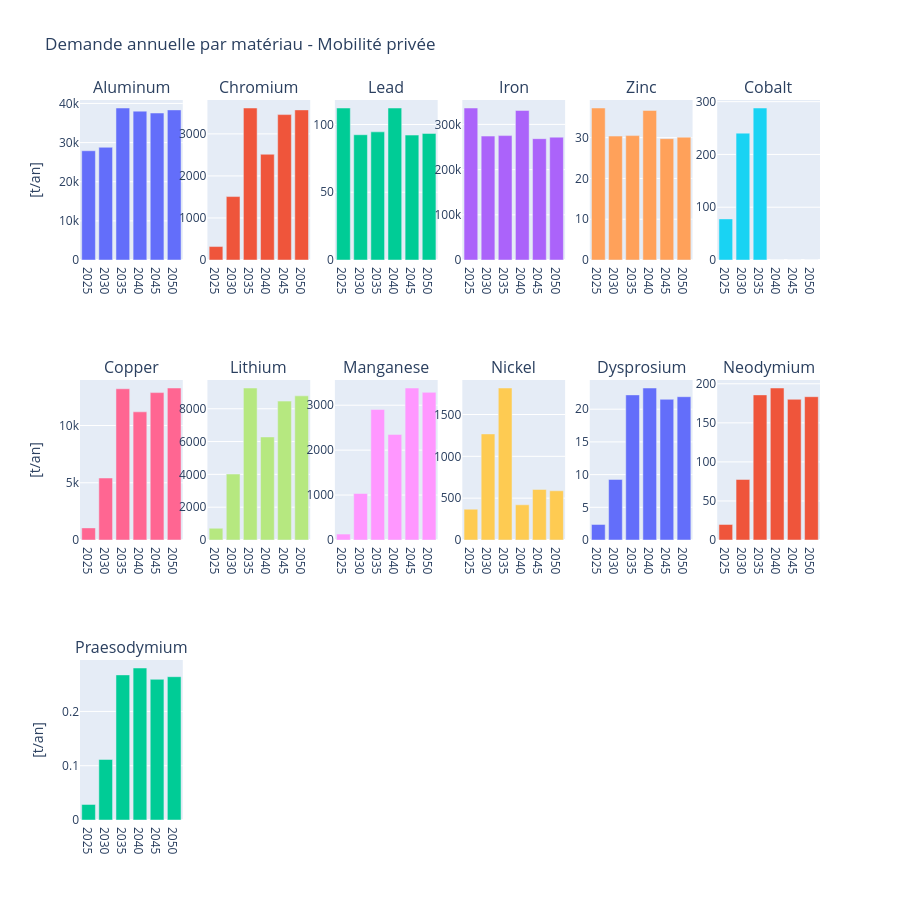

Source (notebook cell):
### Code cell
materials_positive = df_all_mob.columns.tolist()
n = len(materials_positive)
ncols = 6
nrows = -(-n // ncols)

fig = make_subplots(rows=nrows, cols=ncols, subplot_titles=materials_positive)

for i, material in enumerate(materials_positive):
    row = i // ncols + 1
    col = i % ncols + 1
    fig.add_trace(
        go.Bar(x=years, y=(df_all_mob[material]).values, name=material, showlegend=False),
        row=row, col=col
    )

fig.update_yaxes(title_text='[t/an]', col=1)
fig.update_layout(height=300 * nrows, title='Demande annuelle par matériau - Mobilité privée')
fig.show()

save_dir = os.path.expanduser('~/Library/Mobile Documents/com~apple~CloudDocs/EPFL/PdM/Plots/Priv_mob')
os.makedirs(save_dir, exist_ok=True)

#filepath = os.path.join(save_dir, 'tot_mat_priv_mob.png')
#fig.write_image(filepath, width=250*ncols, height=300*nrows)

### Figure 1 — Plotly figure (JSON) as saved in the notebook; plotly's stock layout.template omitted (floating-point values rounded to 4 significant figures)
{"data": [{"name": "Aluminum", "showlegend": false, "type": "bar", "x": ["2025", "2030", "2035", "2040", "2045", "2050"], "xaxis": "x", "y": [27910.0, 28800.0, 38830.0, 38030.0, 37560.0, 38350.0], "yaxis": "y"}, {"name": "Chromium", "showlegend": false, "type": "bar", "x": ["2025", "2030", "2035", "2040", "2045", "2050"], "xaxis": "x2", "y": [319.8, 1509.0, 3615.0, 2515.0, 3458.0, 3570.0], "yaxis": "y2"}, {"name": "Lead", "showlegend": false, "type": "bar", "x": ["2025", "2030", "2035", "2040", "2045", "2050"], "xaxis": "x3", "y": [112.2, 92.44, 94.57, 112.1, 92.17, 93.39], "yaxis": "y3"}, {"name": "Iron", "showlegend": false, "type": "bar", "x": ["2025", "2030", "2035", "2040", "2045", "2050"], "xaxis": "x4", "y": [336300.0, 274200.0, 275200.0, 330900.0, 268400.0, 271800.0], "yaxis": "y4"}, {"name": "Zinc", "showlegend": false, "type": "bar", "x": ["2025", "2030", "2035", "2040", "2045", "2050"], "xaxis": "x5", "y": [37.27, 30.39, 30.51, 36.67, 29.75, 30.13], "yaxis": "y5"}, {"name": "Cobalt", "showlegend": false, "type": "bar", "x": ["2025", "2030", "2035", "2040", "2045", "2050"], "xaxis": "x6", "y": [77.88, 240.4, 288.0, 0.0, 0.0, 0.0], "yaxis": "y6"}, {"name": "Copper", "showlegend": false, "type": "bar", "x": ["2025", "2030", "2035", "2040", "2045", "2050"], "xaxis": "x7", "y": [1057.0, 5414.0, 13210.0, 11190.0, 12870.0, 13280.0], "yaxis": "y7"}, {"name": "Lithium", "showlegend": false, "type": "bar", "x": ["2025", "2030", "2035", "2040", "2045", "2050"], "xaxis": "x8", "y": [716.6, 4020.0, 9264.0, 6282.0, 8465.0, 8785.0], "yaxis": "y8"}, {"name": "Manganese", "showlegend": false, "type": "bar", "x": ["2025", "2030", "2035", "2040", "2045", "2050"], "xaxis": "x9", "y": [131.2, 1035.0, 2904.0, 2350.0, 3383.0, 3286.0], "yaxis": "y9"}, {"name": "Nickel", "showlegend": false, "type": "bar", "x": ["2025", "2030", "2035", "2040", "2045", "2050"], "xaxis": "x10", "y": [368.3, 1268.0, 1817.0, 420.6, 604.5, 588.2], "yaxis": "y10"}, {"name": "Dysprosium", "showlegend": false, "type": "bar", "x": ["2025", "2030", "2035", "2040", "2045", "2050"], "xaxis": "x11", "y": [2.377, 9.259, 22.19, 23.24, 21.51, 21.91], "yaxis": "y11"}, {"name": "Neodymium", "showlegend": false, "type": "bar", "x": ["2025", "2030", "2035", "2040", "2045", "2050"], "xaxis": "x12", "y": [19.9, 77.53, 185.8, 194.6, 180.1, 183.5], "yaxis": "y12"}, {"name": "Praesodymium", "showlegend": false, "type": "bar", "x": ["2025", "2030", "2035", "2040", "2045", "2050"], "xaxis": "x13", "y": [0.02864, 0.1116, 0.2673, 0.28, 0.2592, 0.264], "yaxis": "y13"}], "layout": {"annotations": [{"font": {"size": 16}, "showarrow": false, "text": "Aluminum", "x": 0.06944, "xanchor": "center", "xref": "paper", "y": 1, "yanchor": "bottom", "yref": "paper"}, {"font": {"size": 16}, "showarrow": false, "text": "Chromium", "x": 0.2417, "xanchor": "center", "xref": "paper", "y": 1, "yanchor": "bottom", "yref": "paper"}, {"font": {"size": 16}, "showarrow": false, "text": "Lead", "x": 0.4139, "xanchor": "center", "xref": "paper", "y": 1, "yanchor": "bottom", "yref": "paper"}, {"font": {"size": 16}, "showarrow": false, "text": "Iron", "x": 0.5861, "xanchor": "center", "xref": "paper", "y": 1, "yanchor": "bottom", "yref": "paper"}, {"font": {"size": 16}, "showarrow": false, "text": "Zinc", "x": 0.7583, "xanchor": "center", "xref": "paper", "y": 1, "yanchor": "bottom", "yref": "paper"}, {"font": {"size": 16}, "showarrow": false, "text": "Cobalt", "x": 0.9306, "xanchor": "center", "xref": "paper", "y": 1, "yanchor": "bottom", "yref": "paper"}, {"font": {"size": 16}, "showarrow": false, "text": "Copper", "x": 0.06944, "xanchor": "center", "xref": "paper", "y": 0.6111, "yanchor": "bottom", "yref": "paper"}, {"font": {"size": 16}, "showarrow": false, "text": "Lithium", "x": 0.2417, "xanchor": "center", "xref": "paper", "y": 0.6111, "yanchor": "bottom", "yref": "paper"}, {"font": {"size": 16}, "showarrow": false, "text": "Manganese", "x": 0.4139, "xanchor": "center", "xref": "paper", "y": 0.6111, "yanchor": "bottom", "yref": "paper"}, {"font": {"size": 16}, "showarrow": false, "text": "Nickel", "x": 0.5861, "xanchor": "center", "xref": "paper", "y": 0.6111, "yanchor": "bottom", "yref": "paper"}, {"font": {"size": 16}, "showarrow": false, "text": "Dysprosium", "x": 0.7583, "xanchor": "center", "xref": "paper", "y": 0.6111, "yanchor": "bottom", "yref": "paper"}, {"font": {"size": 16}, "showarrow": false, "text": "Neodymium", "x": 0.9306, "xanchor": "center", "xref": "paper", "y": 0.6111, "yanchor": "bottom", "yref": "paper"}, {"font": {"size": 16}, "showarrow": false, "text": "Praesodymium", "x": 0.06944, "xanchor": "center", "xref": "paper", "y": 0.2222, "yanchor": "bottom", "yref": "paper"}], "height": 900, "title": {"text": "Demande annuelle par matériau - Mobilité privée"}, "xaxis": {"anchor": "y", "domain": [0, 0.1389]}, "xaxis10": {"anchor": "y10", "domain": [0.5167, 0.6556]}, "xaxis11": {"anchor": "y11", "domain": [0.6889, 0.8278]}, "xaxis12": {"anchor": "y12", "domain": [0.8611, 1]}, "xaxis13": {"anchor": "y13", "domain": [0, 0.1389]}, "xaxis14": {"anchor": "y14", "domain": [0.1722, 0.3111]}, "xaxis15": {"anchor": "y15", "domain": [0.3444, 0.4833]}, "xaxis16": {"anchor": "y16", "domain": [0.5167, 0.6556]}, "xaxis17": {"anchor": "y17", "domain": [0.6889, 0.8278]}, "xaxis18": {"anchor": "y18", "domain": [0.8611, 1]}, "xaxis2": {"anchor": "y2", "domain": [0.1722, 0.3111]}, "xaxis3": {"anchor": "y3", "domain": [0.3444, 0.4833]}, "xaxis4": {"anchor": "y4", "domain": [0.5167, 0.6556]}, "xaxis5": {"anchor": "y5", "domain": [0.6889, 0.8278]}, "xaxis6": {"anchor": "y6", "domain": [0.8611, 1]}, "xaxis7": {"anchor": "y7", "domain": [0, 0.1389]}, "xaxis8": {"anchor": "y8", "domain": [0.1722, 0.3111]}, "xaxis9": {"anchor": "y9", "domain": [0.3444, 0.4833]}, "yaxis": {"anchor": "x", "domain": [0.7778, 1], "title": {"text": "[t/an]"}}, "yaxis10": {"anchor": "x10", "domain": [0.3889, 0.6111]}, "yaxis11": {"anchor": "x11", "domain": [0.3889, 0.6111]}, "yaxis12": {"anchor": "x12", "domain": [0.3889, 0.6111]}, "yaxis13": {"anchor": "x13", "domain": [0, 0.2222], "title": {"text": "[t/an]"}}, "yaxis14": {"anchor": "x14", "domain": [0, 0.2222]}, "yaxis15": {"anchor": "x15", "domain": [0, 0.2222]}, "yaxis16": {"anchor": "x16", "domain": [0, 0.2222]}, "yaxis17": {"anchor": "x17", "domain": [0, 0.2222]}, "yaxis18": {"anchor": "x18", "domain": [0, 0.2222]}, "yaxis2": {"anchor": "x2", "domain": [0.7778, 1]}, "yaxis3": {"anchor": "x3", "domain": [0.7778, 1]}, "yaxis4": {"anchor": "x4", "domain": [0.7778, 1]}, "yaxis5": {"anchor": "x5", "domain": [0.7778, 1]}, "yaxis6": {"anchor": "x6", "domain": [0.7778, 1]}, "yaxis7": {"anchor": "x7", "domain": [0.3889, 0.6111], "title": {"text": "[t/an]"}}, "yaxis8": {"anchor": "x8", "domain": [0.3889, 0.6111]}, "yaxis9": {"anchor": "x9", "domain": [0.3889, 0.6111]}}}
